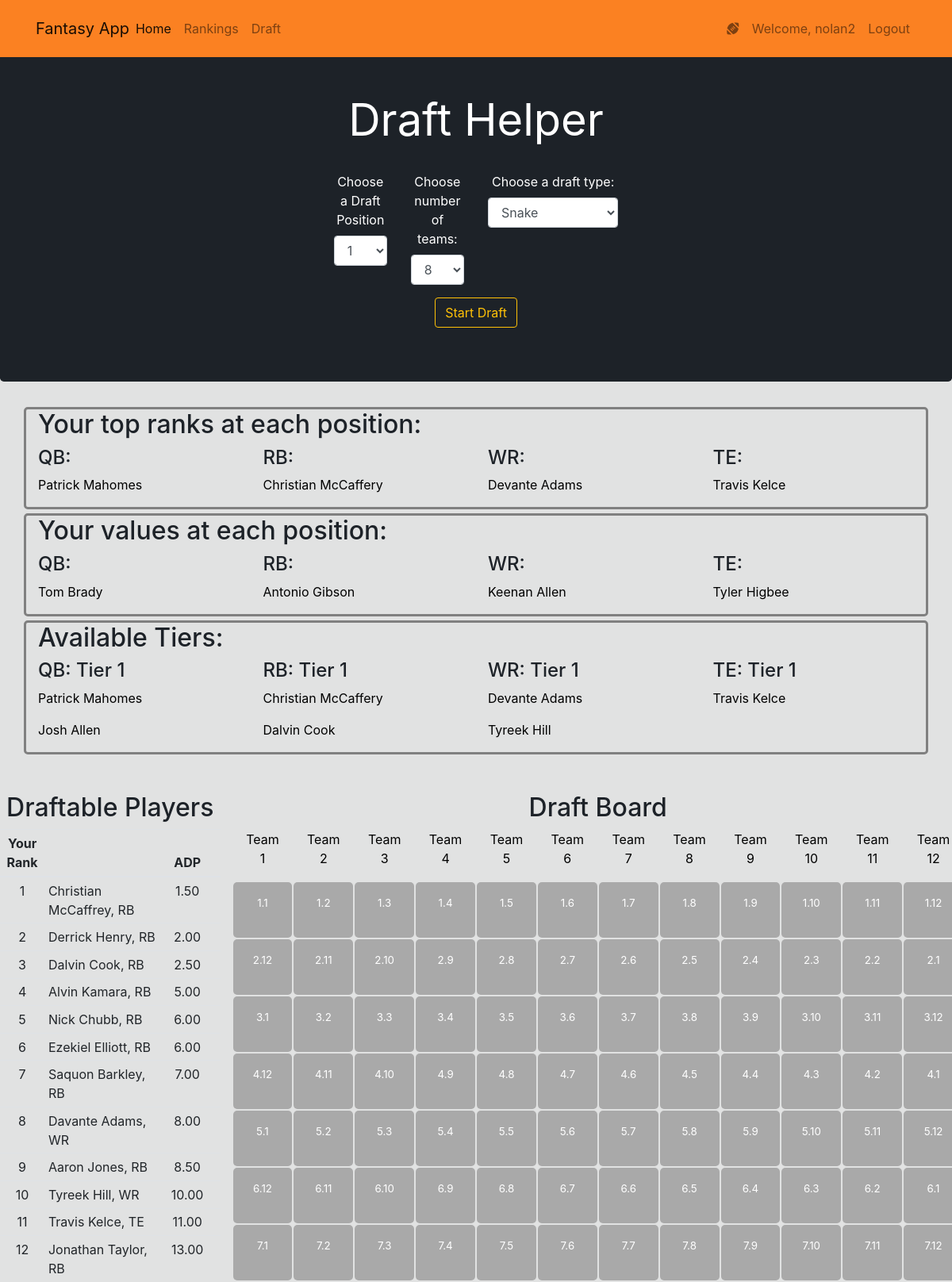
/draft (signed in, upper part), run on the app's committed database.
### website/models.py (models this page shows, shortened)
class User(db.Model, UserMixin):
    id = db.Column(db.Integer(), primary_key=True)
    username = db.Column(db.String(length=30), nullable=False, unique=True)
    email_address = db.Column(db.String(length=50), nullable=False, unique=True)
    password_hash = db.Column(db.String(length=60), nullable=False)
    """tier1_cutoff = db.Column(db.Integer(), nullable=False)
    tier2_cutoff = db.Column(db.Integer())
    tier3_cutoff = db.Column(db.Integer())
    tier4_cutoff = db.Column(db.Integer())
    tier5_cutoff = db.Column(db.Integer())
    tier6_cutoff = db.Column(db.Integer())
    tier7_cutoff = db.Column(db.Integer())
    tier8_cutoff = db.Column(db.Integer())
    tier9_cutoff = db.Column(db.Integer())
    tier10_cutoff = db.Column(db.Integer())
    tier11_cutoff = db.Column(db.Integer())
    tier12_cutoff = db.Column(db.Integer())"""
    @property
    def password(self):
        return self.password

class Player(db.Model):
    id = db.Column(db.Integer(), primary_key=True)
    rank = db.Column(db.Integer())
    name = db.Column(db.String(length=40), nullable=False, unique=True)
    position = db.Column(db.String(length=3), nullable=False)
    team = db.Column(db.String(length=4))
    adp = db.Column(db.DECIMAL(3,2))
    fp_rank = db.Column(db.Integer())
    ffb_calc_rank = db.Column(db.Integer())
    sport_news_rank = db.Column(db.Integer())
    position_rank = db.Column(db.Integer())

### website/routes.py (the view)
@app.route('/draft')
def draft_page():
    players = db.session.query(Player, Rank.custom_rank).join(Rank, Player.id == Rank.player_id).filter(Rank.user_id == current_user.id).order_by(Rank.custom_rank).all()
    swap_rank_form = SwapRankForm()
    return render_template('draft.html', players=players, swap_rank_form=swap_rank_form)

### website/forms.py
class SwapRankForm(FlaskForm):
	num_players = len(Player.query.all())
	new_rank= IntegerField(label='Old Player Rank', validators=[DataRequired(), NumberRange(1, num_players - 1)])
	submit = SubmitField(label='Submit Rank Change')

### website/models.py (called while the page is built)
@login_manager.user_loader
def load_user(user_id):
    return User.query.get(int(user_id))

### website/templates/draft.html (shortened to what this page needs)
{% extends 'base.html' %}
{% block content %}
<div class="jumbotron text-center" style="color:white; background-color:#1D2228;">
   <div class="mx-auto my-1">
   	<h1 class="display-4 font-weight-normal" style="color: white">Draft Helper</h1>
   	<br>
   	<form class="form-group row">
   		<div class="col-1 offset-4">
   			<label for="draft_pos" style="color:white">Choose a Draft Position</label>
   			<select name="draft_pos" id="draft_pos" class="form-control">
   				<option value=1>1</option>
   			</select>
   		</div>
   		<div class="col-1">
   			<label for="num_teams" style="color:white;">Choose number of teams:</label>
   			<select name="num_teams" id="num_teams" class="form-control">
   				<option value=8>8</option>
   			</select>
   		</div>
   		<div class="col-2">
   			<label for="draft_type" style="color:white;">Choose a draft type:</label>
   			<select name="draft_type" id="draft_type" class="form-control">
   				<option value="snake">Snake</option>
   			</select>
	   	</div>
   	</form>
      <a class="btn btn-outline-warning" id="start-btn" onclick="draft()">Start Draft</a>
   </div>
</div>
<div class="container advice-bar">
	<h2>Your top ranks at each position:</h1>
	<div class="row">
		<div class="col">
			<h4>QB:</h4>
			<p>Patrick Mahomes</p>
		</div>
		<div class="col">
			<h4>RB:</h4>
			<p>Christian McCaffery</p>
		</div>
		<div class="col">
			<h4>WR:</h4>
			<p>Devante Adams</p>
		</div>
		<div class="col">
			<h4>TE:</h4>
			<p>Travis Kelce</p>
		</div>
	</div>
</div>
<div class="container advice-bar">
	<h2>Your values at each position:</h1>
	<div class="row">
		<div class="col">
			<h4>QB:</h4>
			<p>Tom Brady</p>
		</div>
		<div class="col">
			<h4>RB:</h4>
			<p>Antonio Gibson</p>
		</div>
		<div class="col">
			<h4>WR:</h4>
			<p>Keenan Allen</p>
		</div>
		<div class="col">
			<h4>TE:</h4>
			<p>Tyler Higbee</p>
		</div>
	</div>
</div>
<div class="container advice-bar">
	<h2>Available Tiers:</h1>
	<div class="row">
		<div class="col">
			<h4>QB: Tier 1</h4>
			<p>Patrick Mahomes</p>
			<p>Josh Allen</p>
		</div>
		<div class="col">
			<h4>RB: Tier 1</h4>
			<p>Christian McCaffery</p>
			<p>Dalvin Cook</p>
		</div>
		<div class="col">
			<h4>WR: Tier 1</h4>
			<p>Devante Adams</p>
			<p>Tyreek Hill</p>
		</div>
		<div class="col">
			<h4>TE: Tier 1</h4>
			<p>Travis Kelce</p>
		</div>
	</div>
</div>
<div class="row mt-5">
	<div class="col-sm-3">
		<table id="draftable-players-table" class="table table-hover table-sm tab" style="margin-left:auto; margin-right:auto;">
			<thead>
				<h2 class="text-center">Draftable Players</h2>
				<tr>
					<th scope="col" class="text-center">Your Rank</th>
					<th scope="col" class="text-center"></th>
					<th scope="col" class="text-center">ADP</th>
					<th scope="col" class="text-center options-col"></th>
				</tr>
			</thead>
			<tbody>
				{% for player in players %}
					<tr class="player-row" id="{{ player[0].id }}-row">
						<td>{{ player.custom_rank }}</td>
						<td class="text-left name">{{ player[0].name }}, {{ player[0].position }}</td>
						<td>{{ player[0].adp }}
						<td class="text-center options-col">
						</td>
					</tr>
				{% endfor %}
			</tbody>
		</table>
	</div>
	<div class="col-sm-9">
		<table class="draft-board">
			<thead>
				<h2 class="text-center">Draft Board</h2>
				<tr class="row">
				{% for i in range(12) %}
					<td class="col" id="team-{{ i + 1 }}">
						<p>Team {{i + 1}}</p>
					</td>
				{% endfor %}
				</tr>
			</thead>
			<tbody>
			{% for i in range(15) %}
				<tr class="row">
					{% for j in range(12) %}
						<td class="col card draft-card" id="rd{{i + 1}}-pk{{ (j + 1 - (13 * (i % 2)))|abs }}">
							<p class="pick-placeholder">{{i + 1}}.{{(j + 1 - (13 * (i % 2)))|abs}}</p>
						</td>
					{% endfor %}
				</tr>
			{% endfor %}
			</tbody>
		</table>
	</div>
</div>
{% endblock %}

### website/templates/base.html (shortened to what this page needs)
<!doctype html>
<html lang="en">
	<head>
		<link rel="stylesheet" href="https://cdn.jsdelivr.net/npm/bootstrap@4.5.3/dist/css/bootstrap.min.css">
	</head>
	<body style="background-color: #E1E2E2; color:  #1D2228; padding: 50px 0px 0px 0px; z-index: 0;">
		<nav class="py-3 navbar navbar-expand-sm navbar-light fixed-top" style="background-color: #FB8122;">
			<div class="container">
				<a class="navbar-brand mr-auto" href="{{ url_for('home_page') }}">Fantasy App</a>
				<div class="collapse navbar-collapse" id="navbarNav">
					<ul class="navbar-nav mr-auto">
						<li class="nav-item active">
							<a class="nav-link" href="{{ url_for('home_page') }}">Home <span class="sr-only">(current)</span></a>
						</li>
						<li class="nav-item">
							<a class="nav-link" href="{{ url_for('rankings_page') }}">Rankings</a>
						</li>
						<li class="nav-item">
							<a class="nav-link" href="{{ url_for('draft_page') }}">Draft</a>
						</li>
					</ul>
					{% if current_user.is_authenticated %}
					<ul class="navbar-nav">
						<li class="nav-item">
							<a class="nav-link">
								<i class="fas fa-football-ball"></i>
							</a>
						</li>
						<li class="nav-item">
							<a class="nav-link">Welcome, {{ current_user.username }}</a>
						</li>
						<li class="nav-item">
							<a class="nav-link" href="{{ url_for('logout_page') }}">Logout</a>
						</li>
					</ul>
				{% endif %}
			</div>
		</nav>
	{% block content %}
	{% endblock %}
</body>
</html>

### website/templates/draft.html (style rules this page uses)
.card { height: 70px; width: 110px; background-color: #A9A9A9; color: #E1E2E2; text-align: center; margin: 1px 1px 1px 1px; }
p { color: white; }
thead p { color: black; }
td { text-align: center; justify-content: center; }
.draft-card { font-size: 10pt; border: none; border-radius: 5px; }
.advice-bar { border: 3px solid grey; border-radius: 5px; margin-top: 5px; margin-bottom: 5px; }
.advice-bar p { color: black; }

### website/templates/base.html (style rules this page uses)
label, h1, h6 { color: #1D2228; }

### data on the page
User: username "nolan2"
Player: custom_rank "1", name "Christian McCaffrey", position "RB", adp "1.50"
Player: custom_rank "2", name "Derrick Henry", position "RB", adp "2.00"
Player: custom_rank "3", name "Dalvin Cook", position "RB", adp "2.50"
Player: custom_rank "4", name "Alvin Kamara", position "RB", adp "5.00"
Player: custom_rank "5", name "Nick Chubb", position "RB", adp "6.00"
Player: custom_rank "6", name "Ezekiel Elliott", position "RB", adp "6.00"
Player: custom_rank "7", name "Saquon Barkley", position "RB", adp "7.00"
Player: custom_rank "8", name "Davante Adams", position "WR", adp "8.00"
Player: custom_rank "9", name "Aaron Jones", position "RB", adp "8.50"
Player: custom_rank "10", name "Tyreek Hill", position "WR", adp "10.00"
Player: custom_rank "11", name "Travis Kelce", position "TE", adp "11.00"
Player: custom_rank "12", name "Jonathan Taylor", position "RB", adp "13.00"

### other printed values
{{ i + 1 }} "1" "2" "3" "4" "5" "6" "7" "8" "9" "10" "11" "12"
{{ i + 1 }} "1" "1" "1" "1" "1" "1" "1" "1" "1" "1" "1" "1" "2" "2" "2" "2" "2" "2" "2" "2" "2" "2" "2" "2" "3" "3" "3" "3" "3" "3" "3" "3" "3" "3" "3" "3" "4" "4" "4" "4" "4" "4" "4" "4" "4" "4" "4" "4" "5" "5" "5" "5" "5" "5" "5" "5" "5" "5" "5" "5" "6" "6" "6" "6" "6" "6" "6" "6" "6" "6" "6" "6" "7" "7" "7" "7" "7" "7" "7" "7" "7" "7" "7" "7"
{{ (j + 1 - (13 * (i % 2)))|abs }} "1" "2" "3" "4" "5" "6" "7" "8" "9" "10" "11" "12" "12" "11" "10" "9" "8" "7" "6" "5" "4" "3" "2" "1" "1" "2" "3" "4" "5" "6" "7" "8" "9" "10" "11" "12" "12" "11" "10" "9" "8" "7" "6" "5" "4" "3" "2" "1" "1" "2" "3" "4" "5" "6" "7" "8" "9" "10" "11" "12" "12" "11" "10" "9" "8" "7" "6" "5" "4" "3" "2" "1" "1" "2" "3" "4" "5" "6" "7" "8" "9" "10" "11" "12"
